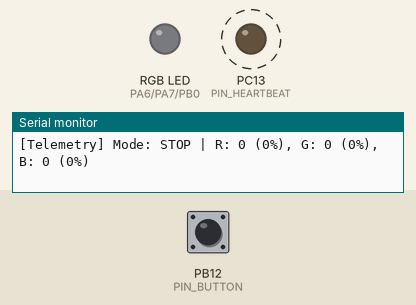
Bench run of a program on a simulated STM32 Blue Pill. On the bench: an RGB LED mixed from three pins (HIGH = lit), output pins drawn as LEDs (lit = HIGH), the last lines printed to the serial monitor. Dashed ring = blinking. The test bench sets the inputs (shaded band); at power-on: PB12 (PIN_BUTTON) HIGH. Dim RGB values are drawn brighter than linear.

Above: at 1.2 s.
1.3 s: PB12 (PIN_BUTTON) pulled LOW for 0.15 s
At 2.55 s:
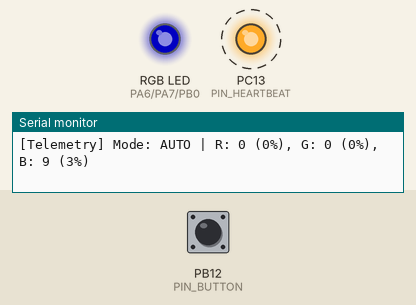
4.4 s: PB12 (PIN_BUTTON) pulled LOW for 1 s
At 7.3 s:
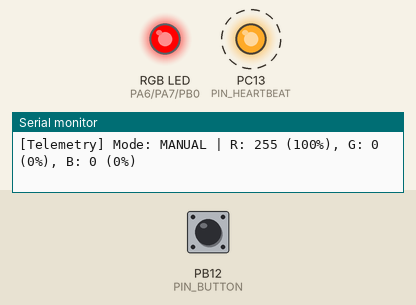
7.4 s: PB12 (PIN_BUTTON) pulled LOW for 0.15 s
At 9.7 s:
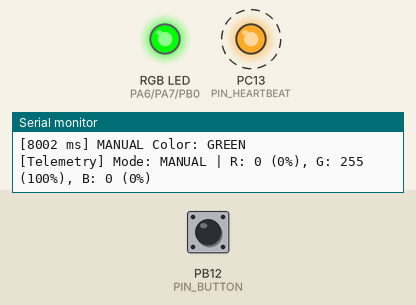
10.5 s: PB12 (PIN_BUTTON) pulled LOW for 3.2 s
At 13.35 s:
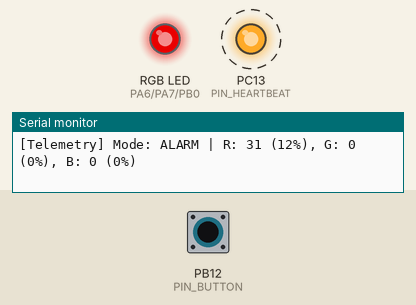
15.3 s: PB12 (PIN_BUTTON) pulsed LOW 2 times (0.12 s each, 0.3 s apart)
18.3 s: PB12 (PIN_BUTTON) driven LOW
At 21.4 s:
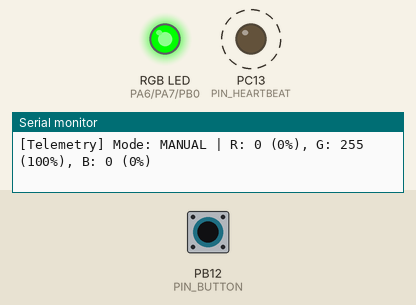
Timing chart, 0 to 22.3 s (numbered marks = the images above; inputs shaded):
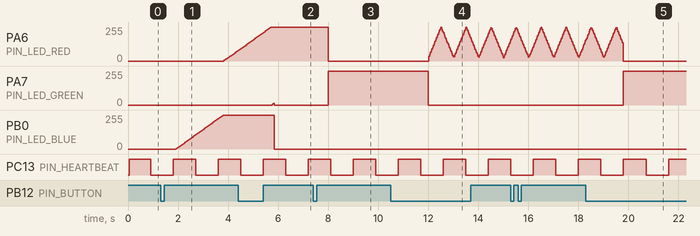

The program:

main.cpp
```cpp
#include <Arduino.h>

const uint8_t PIN_LED_RED   = PA6;
const uint8_t PIN_LED_GREEN = PA7;
const uint8_t PIN_LED_BLUE  = PB0;
const uint8_t PIN_BUTTON    = PB12;
const uint8_t PIN_HEARTBEAT = PC13;

const uint32_t HEARTBEAT_INTERVAL_MS = 900;
const uint32_t RGB_STEP_INTERVAL_MS  = 30;
const uint32_t FADE_DURATION_MS      = 1900;

const uint32_t DEBOUNCE_TIME_MS      = 30;
const uint32_t DOUBLE_CLICK_TIME_MS  = 450;
const uint32_t LONG_PRESS_TIME_MS    = 1500;

enum SystemState {
    STATE_STOP = 0,
    STATE_AUTO,
    STATE_MANUAL,
    STATE_ALARM
};

enum ButtonEvent {
    EVENT_NONE = 0,
    EVENT_SHORT_PRESS,
    EVENT_DOUBLE_PRESS,
    EVENT_LONG_PRESS
};

struct ColorRGB {
    uint8_t r, g, b;
};

const ColorRGB AUTO_KEY_COLORS[] = {
    {   0,   0, 255 },
    { 255,   0, 255 },
    { 255, 255, 255 }
};
const uint8_t NUM_AUTO_COLORS = sizeof(AUTO_KEY_COLORS) / sizeof(AUTO_KEY_COLORS[0]);

struct NamedColor {
    ColorRGB color;
    const char* name;
};

const NamedColor MANUAL_COLORS[] = {
    { { 255,   0,   0 }, "RED"    },
    { {   0, 255,   0 }, "GREEN"  },
    { {   0,   0, 255 }, "BLUE"   },
    { { 255, 255,   0 }, "YELLOW" },
    { {   0,   0,   0 }, "OFF"    }
};
const uint8_t NUM_MANUAL_COLORS = sizeof(MANUAL_COLORS) / sizeof(MANUAL_COLORS[0]);
uint8_t manual_color_idx = 0;

SystemState current_state  = STATE_STOP;
SystemState previous_state = STATE_STOP;

uint8_t current_r = 0;
uint8_t current_g = 0;
uint8_t current_b = 0;

ColorRGB fade_start_color = { 0, 0, 0 };
ColorRGB fade_target_color = { 0, 0, 255 };
uint8_t auto_target_idx = 0;
uint32_t fade_start_time = 0;

uint32_t alarm_start_time = 0;
const uint8_t ALARM_MIN_R = 25;
const uint8_t ALARM_MAX_R = 255;
const uint32_t ALARM_PULSE_PERIOD_MS = 1000;

uint32_t prev_heartbeat_time = 0;
uint32_t prev_rgb_step_time  = 0;
uint32_t prev_telemetry_time = 0;
bool heartbeat_state = false;

volatile bool button_isr_triggered = false;
bool button_is_down = false;
uint32_t press_start_time = 0;
bool long_press_handled = false;
bool double_press_handled = false;
uint8_t pending_clicks = 0;
uint32_t last_release_time = 0;
uint32_t last_press_duration = 0;

void button_exti_isr() {
    button_isr_triggered = true;
}

const char* state_to_string(SystemState s) {
    switch (s) {
        case STATE_STOP:   return "STOP";
        case STATE_AUTO:   return "AUTO";
        case STATE_MANUAL: return "MANUAL";
        case STATE_ALARM:  return "ALARM";
        default:           return "UNKNOWN";
    }
}

void write_pwm(uint8_t r, uint8_t g, uint8_t b) {
    current_r = r;
    current_g = g;
    current_b = b;

    analogWrite(PIN_LED_RED,   current_r);
    analogWrite(PIN_LED_GREEN, current_g);
    analogWrite(PIN_LED_BLUE,  current_b);
}

void on_state_enter(SystemState new_state) {
    uint32_t now = millis();

    switch (new_state) {
        case STATE_STOP:
            write_pwm(0, 0, 0);
            break;

        case STATE_AUTO:
            fade_start_color = { current_r, current_g, current_b };
            auto_target_idx = 0;
            fade_target_color = AUTO_KEY_COLORS[auto_target_idx];
            fade_start_time = now;
            break;

        case STATE_MANUAL:
            write_pwm(MANUAL_COLORS[manual_color_idx].color.r,
                      MANUAL_COLORS[manual_color_idx].color.g,
                      MANUAL_COLORS[manual_color_idx].color.b);
            break;

        case STATE_ALARM:
            alarm_start_time = now;
            write_pwm(current_r, 0, 0);
            break;
    }
}

bool transition_to_state(SystemState target, const char* reason) {
    if (target == current_state) return false;

    bool allowed = false;
    switch (current_state) {
        case STATE_STOP:
            if (target == STATE_AUTO || target == STATE_ALARM) allowed = true;
            break;
        case STATE_AUTO:
            if (target == STATE_MANUAL || target == STATE_ALARM) allowed = true;
            break;
        case STATE_MANUAL:
            if (target == STATE_STOP || target == STATE_ALARM) allowed = true;
            break;
        case STATE_ALARM:
            if (target == previous_state) allowed = true;
            break;
    }

    if (allowed) {
        Serial.print(F("["));
        Serial.print(millis());
        Serial.print(F(" ms] Transition: "));
        Serial.print(state_to_string(current_state));
        Serial.print(F(" -> "));
        Serial.print(state_to_string(target));
        Serial.print(F(" | Reason: "));
        Serial.println(reason);

        if (target == STATE_ALARM) {
            previous_state = current_state;
        }

        current_state = target;
        on_state_enter(current_state);
        return true;
    }
    return false;
}

void update_rgb_task(uint32_t now) {
    if (current_state == STATE_STOP) {
        write_pwm(0, 0, 0);
        return;
    }

    if (current_state == STATE_AUTO) {
        uint32_t elapsed = now - fade_start_time;

        if (elapsed >= FADE_DURATION_MS) {
            fade_start_color = fade_target_color;
            auto_target_idx = (auto_target_idx + 1) % NUM_AUTO_COLORS;
            fade_target_color = AUTO_KEY_COLORS[auto_target_idx];
            fade_start_time = now;
            elapsed = 0;
        }

        int32_t r = fade_start_color.r + (((int32_t)fade_target_color.r - fade_start_color.r) * (int32_t)elapsed) / (int32_t)FADE_DURATION_MS;
        int32_t g = fade_start_color.g + (((int32_t)fade_target_color.g - fade_start_color.g) * (int32_t)elapsed) / (int32_t)FADE_DURATION_MS;
        int32_t b = fade_start_color.b + (((int32_t)fade_target_color.b - fade_start_color.b) * (int32_t)elapsed) / (int32_t)FADE_DURATION_MS;

        if (r < 0) r = 0; else if (r > 255) r = 255;
        if (g < 0) g = 0; else if (g > 255) g = 255;
        if (b < 0) b = 0; else if (b > 255) b = 255;

        write_pwm((uint8_t)r, (uint8_t)g, (uint8_t)b);
    }
    else if (current_state == STATE_ALARM) {
        uint32_t phase = (now - alarm_start_time) % ALARM_PULSE_PERIOD_MS;
        uint32_t half_period = ALARM_PULSE_PERIOD_MS / 2;
        int32_t r = 0;

        if (phase < half_period) {
            r = ALARM_MIN_R + ((int32_t)(ALARM_MAX_R - ALARM_MIN_R) * phase) / half_period;
        } else {
            r = ALARM_MAX_R - ((int32_t)(ALARM_MAX_R - ALARM_MIN_R) * (phase - half_period)) / half_period;
        }

        if (r < ALARM_MIN_R) r = ALARM_MIN_R;
        else if (r > ALARM_MAX_R) r = ALARM_MAX_R;

        write_pwm((uint8_t)r, 0, 0);
    }
}

ButtonEvent read_button_events(uint32_t now) {
    ButtonEvent event = EVENT_NONE;
    int pin_state = digitalRead(PIN_BUTTON);

    if (pin_state == LOW && !button_is_down) {
        button_is_down = true;
        press_start_time = now;
        long_press_handled = false;
        double_press_handled = false;
        button_isr_triggered = false;

        if (pending_clicks == 1 && (now - last_release_time <= DOUBLE_CLICK_TIME_MS)) {
            event = EVENT_DOUBLE_PRESS;
            pending_clicks = 0;
            double_press_handled = true;
        }
    }
    else if (pin_state == LOW && button_is_down) {
        if (!long_press_handled && (now - press_start_time >= LONG_PRESS_TIME_MS)) {
            long_press_handled = true;
            pending_clicks = 0;
            last_press_duration = now - press_start_time;
            event = EVENT_LONG_PRESS;
        }
    }
    else if (pin_state == HIGH && button_is_down) {
        uint32_t press_duration = now - press_start_time;
        button_is_down = false;
        last_press_duration = press_duration;

        if (press_duration >= DEBOUNCE_TIME_MS && !long_press_handled && !double_press_handled) {
            pending_clicks = 1;
            last_release_time = now;
        }
    }

    if (pending_clicks == 1 && !button_is_down && (now - last_release_time > DOUBLE_CLICK_TIME_MS)) {
        event = EVENT_SHORT_PRESS;
        pending_clicks = 0;
    }

    return event;
}

void setup() {
    Serial.begin(115200);
    delay(50);

    pinMode(PIN_HEARTBEAT, OUTPUT);
    digitalWrite(PIN_HEARTBEAT, HIGH);

    pinMode(PIN_BUTTON, INPUT_PULLUP);
    attachInterrupt(digitalPinToInterrupt(PIN_BUTTON), button_exti_isr, FALLING);

    on_state_enter(STATE_STOP);

    Serial.println(F("=================================================="));
    Serial.println(F(" Practical 2 - Task 5: Three-Channel PWM & Color  "));
    Serial.println(F(" Variant: 7 (Blue -> Purple -> White, Alarm: 25-255)"));
    Serial.println(F("=================================================="));
    Serial.println(F("[0 ms] System started in STOP mode. Click button to enter AUTO."));
}

void loop() {
    uint32_t current_time = millis();

    // 1. Heartbeat задача (900 мс)
    if (current_time - prev_heartbeat_time >= HEARTBEAT_INTERVAL_MS) {
        prev_heartbeat_time = current_time;
        heartbeat_state = !heartbeat_state;
        digitalWrite(PIN_HEARTBEAT, heartbeat_state ? LOW : HIGH);
    }

    // 2. Оновлення RGB PWM (30 мс)
    if (current_time - prev_rgb_step_time >= RGB_STEP_INTERVAL_MS) {
        prev_rgb_step_time = current_time;
        update_rgb_task(current_time);
    }

    // 3. Обробка кнопки
    ButtonEvent event = read_button_events(current_time);
    if (event != EVENT_NONE) {
        switch (event) {
            case EVENT_SHORT_PRESS:
                if (current_state == STATE_STOP) {
                    transition_to_state(STATE_AUTO, "Short Click");
                } else if (current_state == STATE_AUTO) {
                    transition_to_state(STATE_MANUAL, "Short Click");
                } else if (current_state == STATE_MANUAL) {
                    manual_color_idx = (manual_color_idx + 1) % NUM_MANUAL_COLORS;
                    on_state_enter(STATE_MANUAL);
                    Serial.print(F("["));
                    Serial.print(current_time);
                    Serial.print(F(" ms] MANUAL Color: "));
                    Serial.println(MANUAL_COLORS[manual_color_idx].name);
                }
                break;

            case EVENT_DOUBLE_PRESS:
                Serial.print(F("["));
                Serial.print(current_time);
                Serial.print(F(" ms] Event: DOUBLE CLICK"));
                if (current_state == STATE_MANUAL) {
                    Serial.println();
                    transition_to_state(STATE_STOP, "Double Click");
                } else {
                    Serial.print(F(" | State: "));
                    Serial.print(state_to_string(current_state));
                    Serial.println(F(" -> Note: Double click triggers MANUAL -> STOP per FSM table. Click Short 2x to reach MANUAL first."));
                }
                break;

            case EVENT_LONG_PRESS:
                if (current_state != STATE_ALARM) {
                    transition_to_state(STATE_ALARM, "Long Press");
                } else {
                    transition_to_state(previous_state, "Long Press");
                }
                break;

            default:
                break;
        }
    }

    // 4. Телеметрія (раз на 1000 мс)
    if (current_time - prev_telemetry_time >= 1000) {
        prev_telemetry_time = current_time;
        Serial.print(F("[Telemetry] Mode: "));
        Serial.print(state_to_string(current_state));
        Serial.print(F(" | R: "));
        Serial.print(current_r);
        Serial.print(F(" ("));
        Serial.print((current_r * 100) / 255);
        Serial.print(F("%), G: "));
        Serial.print(current_g);
        Serial.print(F(" ("));
        Serial.print((current_g * 100) / 255);
        Serial.print(F("%), B: "));
        Serial.print(current_b);
        Serial.print(F(" ("));
        Serial.print((current_b * 100) / 255);
        Serial.println(F("%)"));
    }
}
```

Measured:
- after the input at 1.3 s, PA6 (PIN_LED_RED): moves from 0/255 to 76/255 over 0.54 s, starting after 2.5 s; PB0 (PIN_LED_BLUE): moves from 0/255 to 255/255 over 1.9 s, starting after 0.61 s
- after the input at 4.4 s, PB0 (PIN_LED_BLUE): 255/255 → 0/255 after 1.5 s
- after the input at 7.4 s, PA6 (PIN_LED_RED): 255/255 → 0/255 after 0.60 s; PA7 (PIN_LED_GREEN): 0/255 → 255/255 after 0.60 s
- after the input at 18.3 s, PA7 (PIN_LED_GREEN): 0/255 → 255/255 after 1.5 s
- by itself, PC13 (PIN_HEARTBEAT): alternates HIGH for 0.90 s and LOW for 0.90 s
